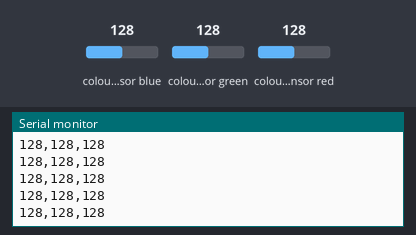
Recording of a sketch running on a simulated Arduino Uno, built with avr-gcc and run on an emulated ATmega328P. Parts: the last lines printed to the serial monitor. The inputs (shaded band) are chosen by the test bench; at power-on: colour sensor blue 128, colour sensor green 128, colour sensor red 128.

Above: at 1.2 s.
1.3 s: colour sensor blue set to 5
At 1.54 s:
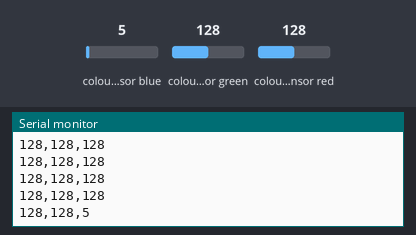
2.8 s: colour sensor green set to 5
At 2.9 s:
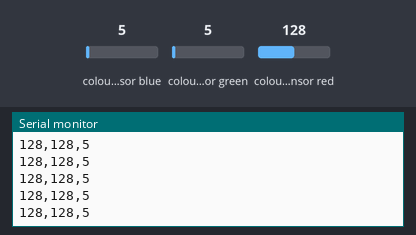
4.3 s: colour sensor red set to 5
At 4.4 s:
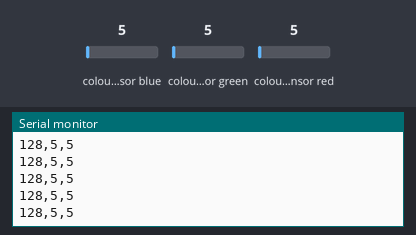

The sketch:

dataSampler.ino
```cpp
#include <Arduino.h>
#include <Adafruit_TCS34725.h>

Adafruit_TCS34725 tcs = Adafruit_TCS34725(TCS34725_INTEGRATIONTIME_50MS, TCS34725_GAIN_1X);

void setup() {
  Serial.begin(9600);
  if (tcs.begin()) {
    Serial.println("Founded sensor!");
  } else {
    Serial.println("ERROR");
    while (1)
      ;
  }
}
uint16_t red, green, blue;
void loop() {

  float red, green, blue;
  tcs.getRGB(&red, &green, &blue);
  Serial.print(int(red));
  Serial.print(",");
  Serial.print(int(green));
  Serial.print(",");
  Serial.print(int(blue));
  Serial.print("\n");
  delay(100);
}
```

Measured:
- after the input at 1.3 s, the serial monitor: prints a new line after 0.11 s (image 1)
